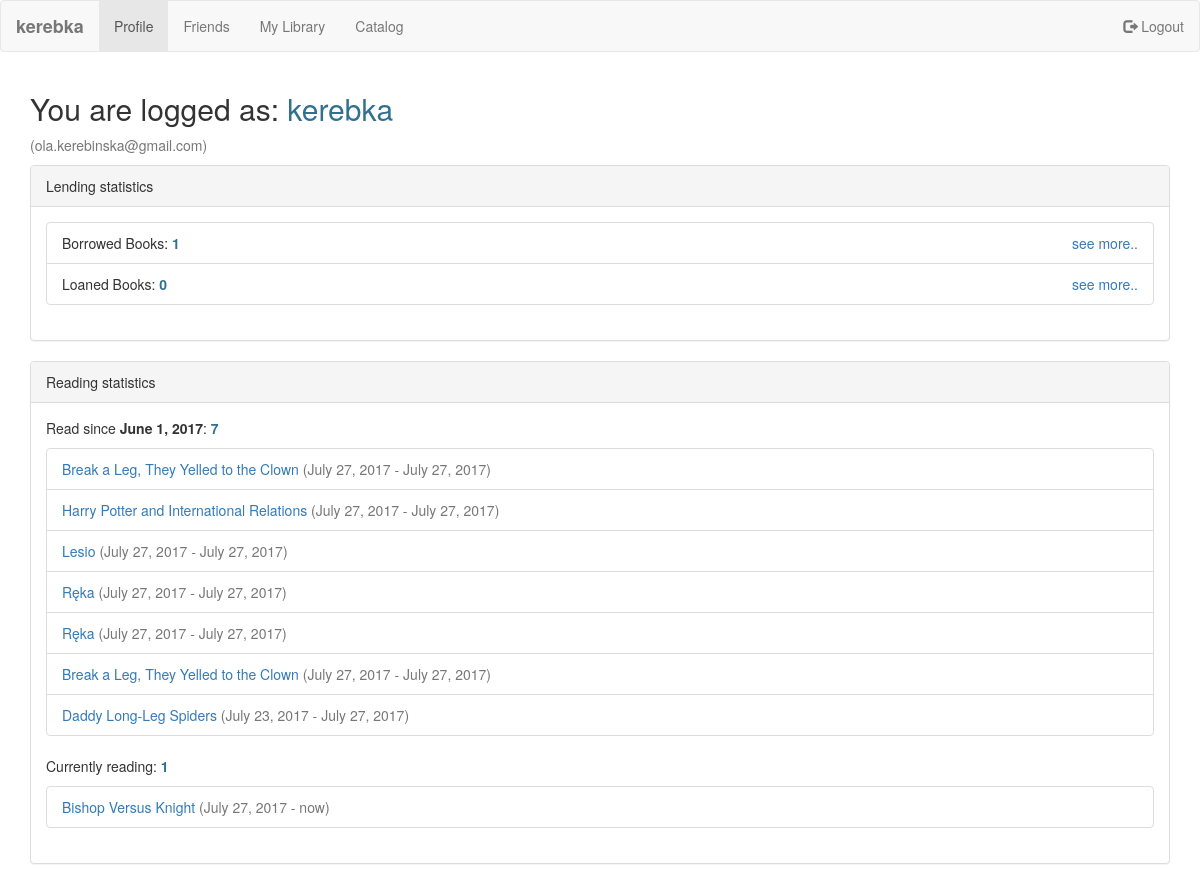
/accounts/profile/ (signed in), run on an earlier commit of the app's database.
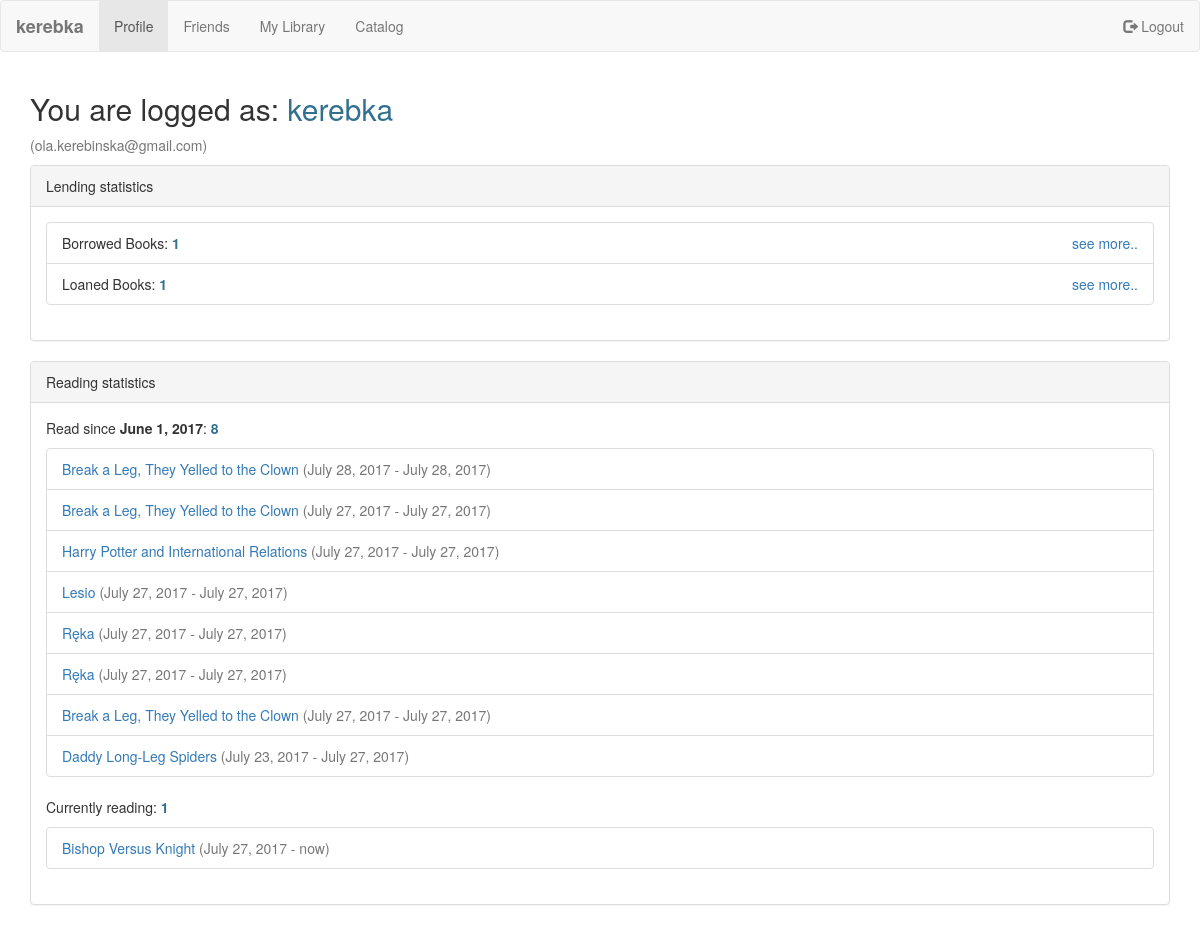
And on a later commit of the database.
### catalog/models.py (models this page shows, shortened)
class BookReadingHistory(models.Model):
    book_instance = models.ForeignKey(BookInstance, on_delete=models.CASCADE, null=False, blank=False)
    reader = models.ForeignKey(User, on_delete=models.SET_NULL, null=True, blank=True)
    start_reading = models.DateField(null=False, blank=False, default=datetime.date.today)
    end_reading = models.DateField(null=True, blank=True)
    class Meta:
        ordering = ["-start_reading", "book_instance"]

class BookInstance(models.Model):
    book = models.ForeignKey('Book', on_delete=models.SET_NULL, null=True, blank=True)
    LOAN_STATUS = (
        ('l', 'Loaned to'),
        ('o', 'Outside'),
        ('a', 'Available'),
    )
    status = models.CharField(max_length=1, choices=LOAN_STATUS, null=False, blank=False, default='a')
    borrowed_day = models.DateField(null=True, blank=True, default=datetime.date.today)
    book_owner = models.ForeignKey(User, on_delete=models.CASCADE, null=False, blank=False, related_name="owned_books")
    book_holder = models.ForeignKey(User, on_delete=models.SET_NULL, null=True, blank=True, related_name="held_books")
    comment = models.TextField(null=True, blank=True, max_length=1000)
    now_reading = models.BooleanField(null=False, blank=False, default=False)
    class Meta:
        ordering = ["-status", "book"]
        unique_together = (("book", "book_owner"),)

class Book(models.Model):
    title = models.CharField(max_length=200)
    author = models.CharField(max_length=200, validators=[alphanumeric])
    summary = models.TextField(null=True, blank=True, max_length=1000, help_text="Enter a brief description of the book")
    genre = models.ManyToManyField(Genre, blank=True, help_text="Select a genre for this book")
    isbn_13 = models.CharField('ISBN', max_length=13, null=True, blank=True,
                               help_text='13 Character <a href="https://www.isbn-international.org/content/what-isbn">ISBN number</a>')
    cover_url = models.URLField(null=True, blank=True)
    class Meta:
        ordering = ["title"]
        unique_together = (("title", "author"),)

### accounts/views.py (the view)
@login_required
def profile(request, *args, **kwargs):
    (last_month, book_list) = average_month_reading(request.user)
    book_count = 0
    if book_list:
        book_count = len(book_list)
    cur_book_list = currently_reading(request.user)
    cur_book_count = 0
    if cur_book_list:
        cur_book_count = len(cur_book_list)
    borrowed_from_count = currently_borrowed_from(request.user)
    lend_to_count = currently_lend_to(request.user)
    return render(request, "profile.html", {'last_month': last_month,
                                            'book_list': book_list,
                                            'book_count': book_count,
                                            'cur_book_list': cur_book_list,
                                            'cur_book_count': cur_book_count,
                                            'borrowed_count': borrowed_from_count,
                                            'lend_count': lend_to_count})

### catalog/functionality.py (called while the page is built)
def average_month_reading(user):
    today = datetime.date.today()
    first = today.replace(day=1)
    last_month = (first - datetime.timedelta(days=1)).replace(day=1)
    book_reading_history = BookReadingHistory.objects.filter(
        reader=user,
        end_reading__gte=last_month
    ).order_by('-end_reading', '-start_reading')
    return last_month, book_reading_history

def currently_reading(user):
    book_reading_history = BookReadingHistory.objects.filter(
        reader=user,
        end_reading=None
    )
    return book_reading_history

def currently_borrowed_from(user):
    borrowed_books = BookInstance.objects.filter(book_holder=user)
    return len(borrowed_books)

def currently_lend_to(user):
    borrowed_books = BookInstance.objects.filter(book_owner=user).exclude(status='a')
    return len(borrowed_books)

### accounts/templates/profile.html (shortened to what this page needs)
{% extends 'base.html' %}
{% load static %}
{% load bootstrap3 %}
{% load i18n %}
{% block nav %}{% include "navbar.html"  with active='profile' %}{% endblock %}
{% block head %}
    <link rel="stylesheet" type="text/css" href="{% static 'profile.css' %}"/>
{% endblock %}
{% block content %}
    <div class="container">
        <h2>You are logged as: <span class="text-info">{{ user }}</span></h2>
        <p class="text-muted">({{ user.email }})</p>
        <div class="panel panel-default">
            <div class="panel-heading">Lending statistics</div>
            <div class="panel-body">
                <ul class="list-group">
                    <li class="list-group-item">Borrowed Books: <strong class="text-info">{{ borrowed_count }}</strong>
                        <a class="pull-right" href="{% url 'borrowed_books_url' pk_user=user.pk %}">see more..</a>
                    </li>
                    <li class="list-group-item">Loaned Books: <strong class="text-info">{{ lend_count }}</strong>
                        <a class="pull-right" href="{% url 'users_books_url' pk_user=user.pk %}">see more..</a>
                    </li>
                </ul>
            </div>
        </div>
        <div class="panel panel-default">
            <div class="panel-heading">Reading statistics</div>
            <div class="panel-body">
                <p>Read since <strong>{{ last_month }}</strong>: <strong class="text-info">{{ book_count }}</strong></p>
                {% if book_list %}
                    <ol class="list-group">
                        {% for read_book in book_list %}
                            <li class="list-group-item">
                                <a href="
                                    {% if read_book.book_instance.book %}{% url 'users_books_update_url' pk_user=user.pk pk=read_book.book_instance.pk %}
                                    {% endif %}">{{ read_book.book_instance.book.title }}</a>
                                <span class="text-muted"> ({{ read_book.start_reading }} - {{ read_book.end_reading }})</span>
                            </li>
                        {% endfor %}
                    </ol>
                {% endif %}
                <p>Currently reading: <strong class="text-info">{{ cur_book_count }}</strong></p>
                {% if cur_book_list %}
                    <ol class="list-group">
                        {% for read_book in cur_book_list %}
                            <li class="list-group-item">
                                <a href="
                                    {% if read_book.book_instance.book %}{% url 'users_books_update_url' pk_user=user.pk pk=read_book.book_instance.pk %}
                                    {% endif %}">{{ read_book.book_instance.book.title }}</a>
                                <span class="text-muted"> ({{ read_book.start_reading }} - now)</span>
                            </li>
                        {% endfor %}
                    </ol>
                {% endif %}
            </div>
        </div>
    </div>
{% endblock %}

What changed in the data, as far as the page shows it:
added BookReadingHistory: book_instance.book "Break a Leg, They Yelled to the Clown", start_reading "July 28, 2017", end_reading "July 28, 2017", shown under "You are logged as: kerebka"
Also different on the page:
{{ lend_count }}: "0" → "1"
{{ book_count }}: "7" → "8"
